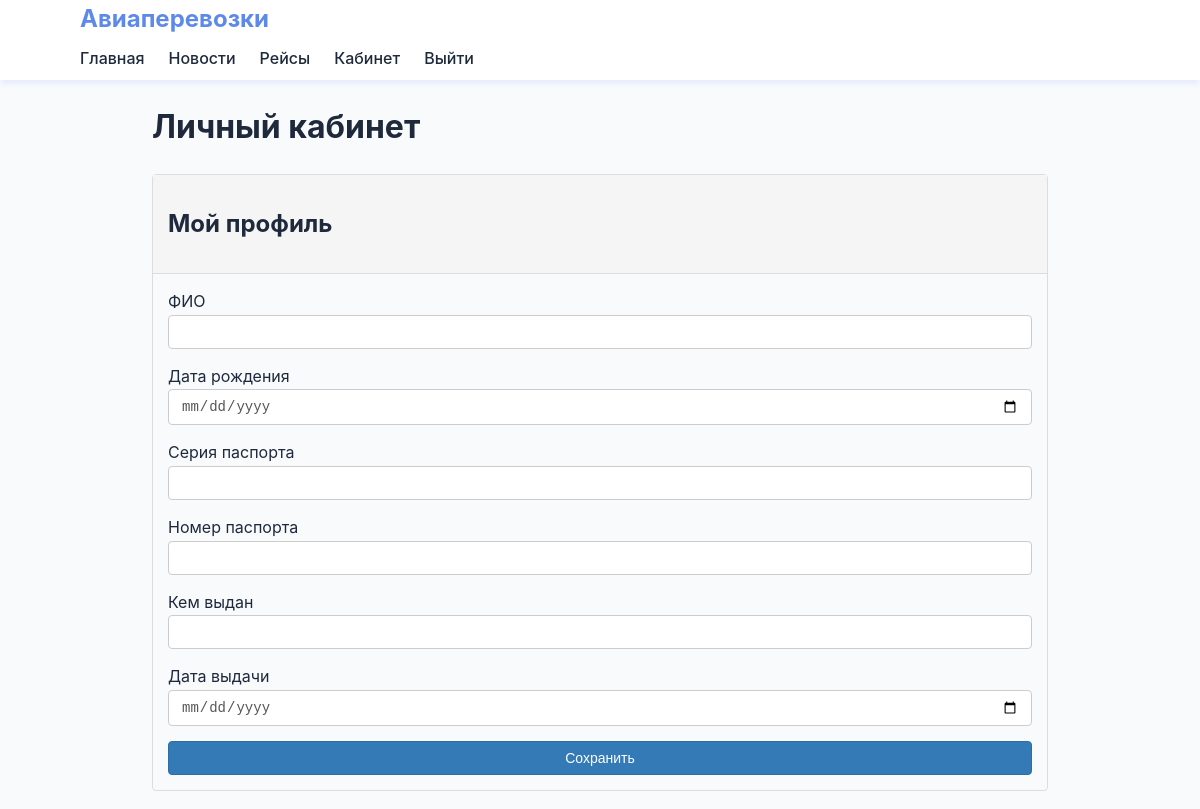
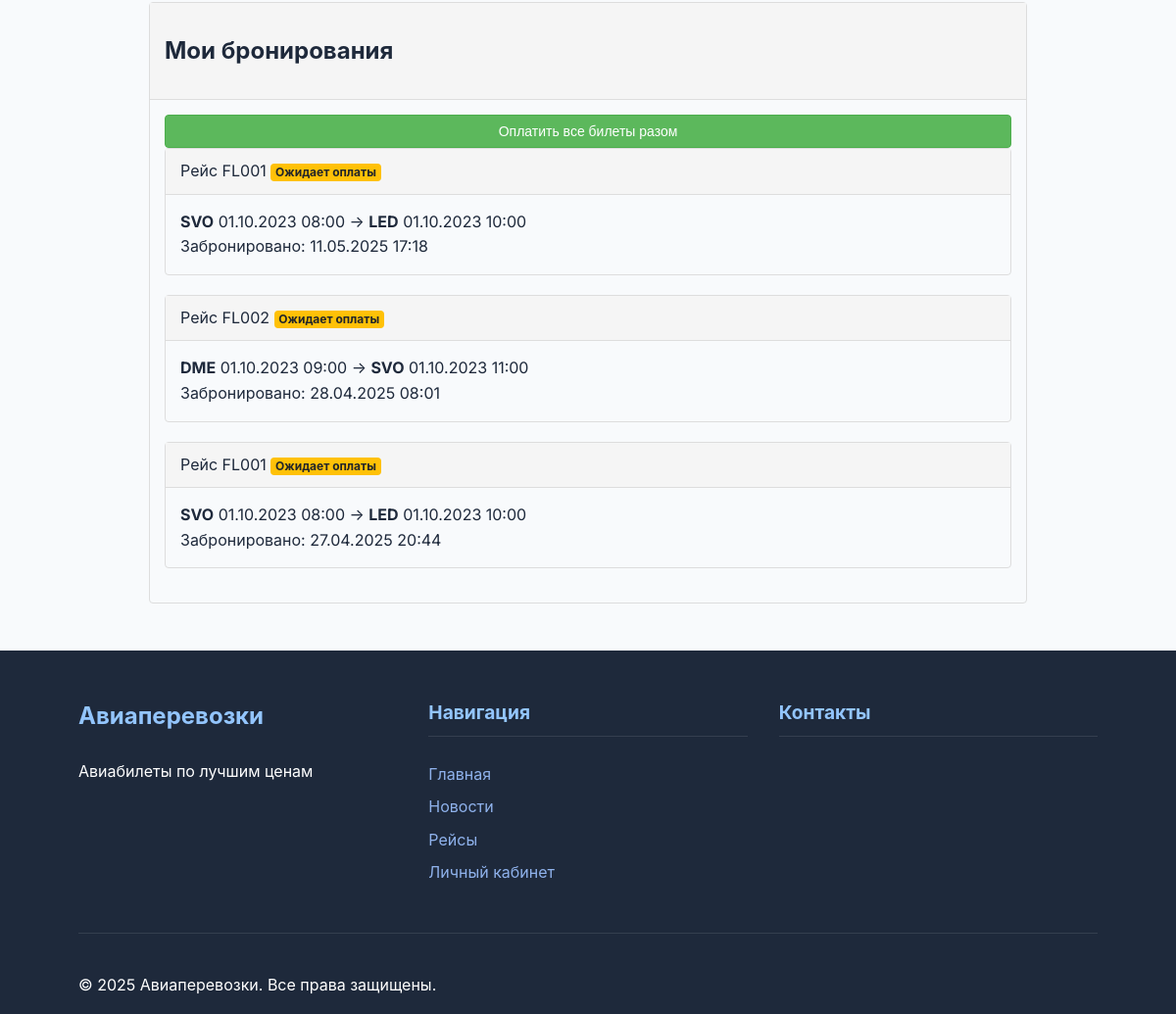
The app's page /pages/account.php (signed in) with its own data (2 pictures, top to bottom).
### tables this page shows
CREATE TABLE `bookings` (
  `booking_id` int NOT NULL,
  `user_id` int NOT NULL,
  `flight_number` varchar(10) NOT NULL,
  `booking_date` timestamp NULL DEFAULT CURRENT_TIMESTAMP,
  `status` enum('pending','confirmed','cancelled') DEFAULT 'pending'
);

CREATE TABLE `flights` (
  `flight_number` varchar(10) NOT NULL,
  `departure_time` datetime NOT NULL,
  `arrival_time` datetime NOT NULL,
  `departure_airport` varchar(10) NOT NULL,
  `arrival_airport` varchar(10) NOT NULL,
  `status` varchar(10) NOT NULL,
  `aircraft_type_code` varchar(10) NOT NULL
);

### pages/account.php (the view, shortened to what this page needs)
<?php
require_once '../includes/db.php';
$profile = $pdo->prepare("SELECT * FROM user_profiles WHERE user_id = ?");
$profile->execute([$_SESSION['user_id']]);
$profile = $profile->fetch();
$bookings = $pdo->prepare("
    SELECT b.*, f.departure_time, f.arrival_time, f.departure_airport, f.arrival_airport
    FROM bookings b
    JOIN flights f ON b.flight_number = f.flight_number
    WHERE b.user_id = ?
    ORDER BY b.booking_date DESC
");
$bookings->execute([$_SESSION['user_id']]);
$bookings = $bookings->fetchAll();
?>
<?php include '../templates/header.php'; ?>
    <div class="container">
        <h1>Личный кабинет</h1>
        <div class="row">
            <div class="col-md-6">
                <div class="card mb-4">
                    <div class="card-header">
                        <h2>Мой профиль</h2>
                    </div>
                    <div class="card-body">
                        <form method="POST">
                            <div class="form-group">
                                <label for="full_name">ФИО</label>
                                <input type="text" class="form-control" id="full_name" name="full_name"
                                       value="<?= htmlspecialchars($profile['full_name'] ?? '') ?>" required>
                            </div>
                            <div class="form-group">
                                <label for="birth_date">Дата рождения</label>
                                <input type="date" class="form-control" id="birth_date" name="birth_date"
                                       value="<?= htmlspecialchars($profile['birth_date'] ?? '') ?>" required>
                            </div>
                            <div class="form-row">
                                <div class="form-group col-md-6">
                                    <label for="passport_series">Серия паспорта</label>
                                    <input type="text" class="form-control" id="passport_series" name="passport_series"
                                           value="<?= htmlspecialchars($profile['passport_series'] ?? '') ?>" required>
                                </div>
                                <div class="form-group col-md-6">
                                    <label for="passport_number">Номер паспорта</label>
                                    <input type="text" class="form-control" id="passport_number" name="passport_number"
                                           value="<?= htmlspecialchars($profile['passport_number'] ?? '') ?>" required>
                                </div>
                            </div>
                            <div class="form-group">
                                <label for="passport_issued_by">Кем выдан</label>
                                <input type="text" class="form-control" id="passport_issued_by" name="passport_issued_by"
                                       value="<?= htmlspecialchars($profile['passport_issued_by'] ?? '') ?>" required>
                            </div>
                            <div class="form-group">
                                <label for="passport_issue_date">Дата выдачи</label>
                                <input type="date" class="form-control" id="passport_issue_date" name="passport_issue_date"
                                       value="<?= htmlspecialchars($profile['passport_issue_date'] ?? '') ?>" required>
                            </div>
                            <button type="submit" name="update_profile" class="btn btn-primary">Сохранить</button>
                        </form>
                    </div>
                </div>
            </div>
            <div class="col-md-6">
                <div class="card">
                    <div class="card-header">
                        <h2>Мои бронирования</h2>
                    </div>
                    <div class="card-body">
                        <?php if (empty($bookings)): ?>
                            <div class="alert alert-info">У вас нет бронирований</div>
                        <?php else: ?>
                            <form method="POST" class="mb-3">
                                <button type="submit" name="pay_all" class="btn btn-success">Оплатить все билеты разом</button>
                            </form>
                            <?php foreach ($bookings as $booking): ?>
                                <div class="card mb-3">
                                    <div class="card-header d-flex justify-content-between">
                                        <span>Рейс <?= $booking['flight_number'] ?></span>
                                        <span class="badge <?= $booking['status'] === 'paid' ? 'badge-success' : 'badge-warning' ?>">
                                        <?= $booking['status'] === 'paid' ? 'Оплачено' : 'Ожидает оплаты' ?>
                                    </span>
                                    </div>
                                    <div class="card-body">
                                        <div class="route mb-2">
                                            <strong><?= $booking['departure_airport'] ?></strong>
                                            <span class="text-muted"><?= date('d.m.Y H:i', strtotime($booking['departure_time'])) ?></span>
                                            <span>→</span>
                                            <strong><?= $booking['arrival_airport'] ?></strong>
                                            <span class="text-muted"><?= date('d.m.Y H:i', strtotime($booking['arrival_time'])) ?></span>
                                        </div>
                                        <div class="text-muted">
                                            Забронировано: <?= date('d.m.Y H:i', strtotime($booking['booking_date'])) ?>
                                        </div>
                                    </div>
                                </div>
                            <?php endforeach; ?>
                        <?php endif; ?>
                    </div>
                </div>
            </div>
        </div>
    </div>
<?php include '../templates/footer.php'; ?>

### assets/css/style.css (style rules this page uses)
:root { --primary: #5d89ea; --primary-hover: #1d4ed8; --secondary: #93c5fd; --light: #8fb2ec; --dark: #1e293b; --gray: #e0f2fe; --white: #ffffff; --radius: 12px; --shadow: 0 4px 6px -1px rgba(37, 99, 235, 0.1); --transition: all 0.3s ease; }
* { box-sizing: border-box; }
body { font-family: 'Inter', -apple-system, sans-serif; line-height: 1.6; color: var(--dark); background-color: #f8fafc; margin: 0; padding: 0; }
.container { width: 90%; max-width: 1200px; margin: 0 auto; padding: 0 20px; }
.btn { display: inline-block; background: var(--primary); color: var(--white); padding: 0.75rem 1.5rem; border: none; border-radius: var(--radius); font-size: 1rem; font-weight: 500; cursor: pointer; transition: var(--transition); width: 100%; }
.badge { display: inline-block; padding: 0.25em 0.4em; font-size: 75%; font-weight: 700; line-height: 1; text-align: center; white-space: nowrap; vertical-align: baseline; border-radius: 0.25rem; }
.badge-warning { color: #212529; background-color: #ffc107; }
.card { margin-bottom: 20px; border: 1px solid #ddd; border-radius: 4px; }
.card-header { padding: 10px 15px; background-color: #f5f5f5; border-bottom: 1px solid #ddd; }
.card-body { padding: 15px; }
.form-group { margin-bottom: 15px; }
.form-control { display: block; width: 100%; padding: 6px 12px; font-size: 14px; line-height: 1.42857143; color: #555; background-color: #fff; background-image: none; border: 1px solid #ccc; border-radius: 4px; }
.btn { display: inline-block; padding: 6px 12px; margin-bottom: 0; font-size: 14px; font-weight: 400; line-height: 1.42857143; text-align: center; white-space: nowrap; vertical-align: middle; cursor: pointer; border: 1px solid transparent; border-radius: 4px; }
.btn-primary { color: #fff; background-color: #337ab7; border-color: #2e6da4; }
.btn-success { color: #fff; background-color: #5cb85c; border-color: #4cae4c; }

### records on screen
bookings: flight_number "FL001", status "Ожидает оплаты", flight_number.departure_airport "SVO", flight_number.departure_time "01.10.2023 08:00", flight_number.arrival_airport "LED", flight_number.arrival_time "01.10.2023 10:00", booking_date "11.05.2025 17:18"
bookings: flight_number "FL002", status "Ожидает оплаты", flight_number.departure_airport "DME", flight_number.departure_time "01.10.2023 09:00", flight_number.arrival_airport "SVO", flight_number.arrival_time "01.10.2023 11:00", booking_date "28.04.2025 08:01"
bookings: flight_number "FL001", status "Ожидает оплаты", flight_number.departure_airport "SVO", flight_number.departure_time "01.10.2023 08:00", flight_number.arrival_airport "LED", flight_number.arrival_time "01.10.2023 10:00", booking_date "27.04.2025 20:44"
